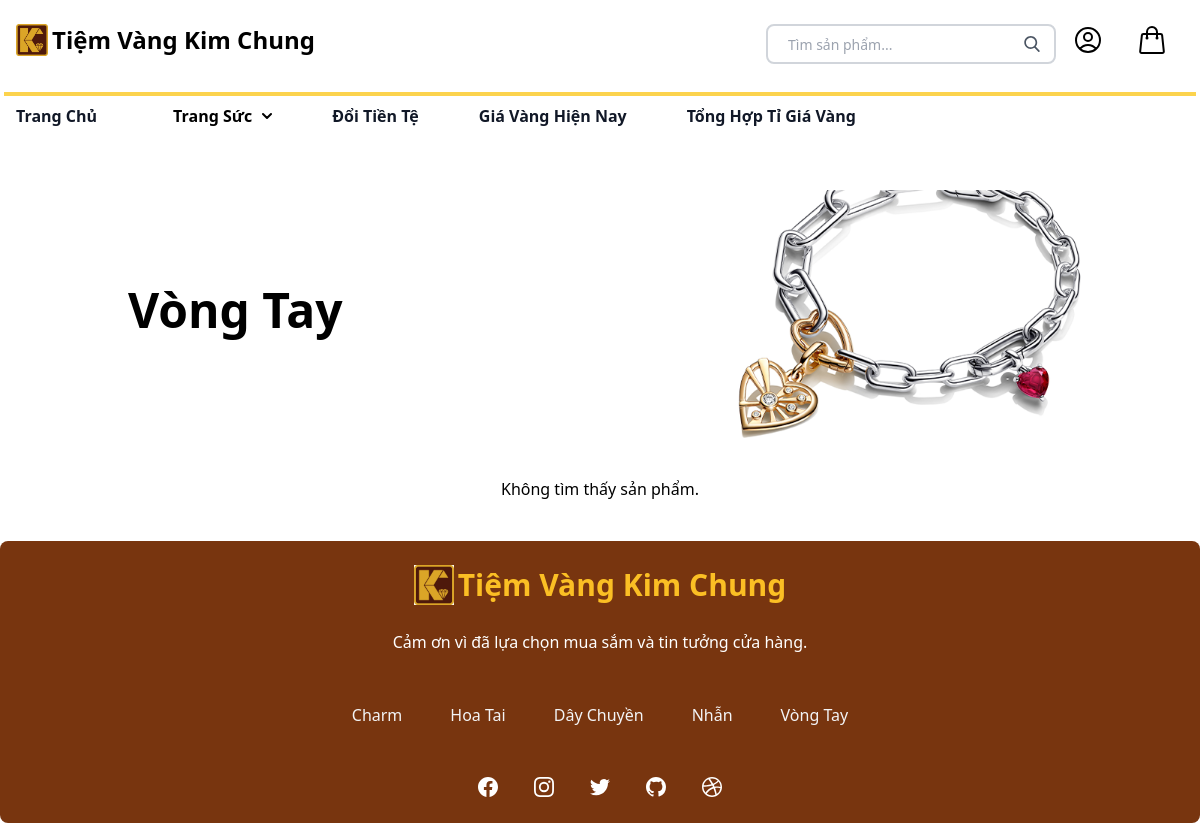
The page /home/vongtay.php on the database as committed earlier.
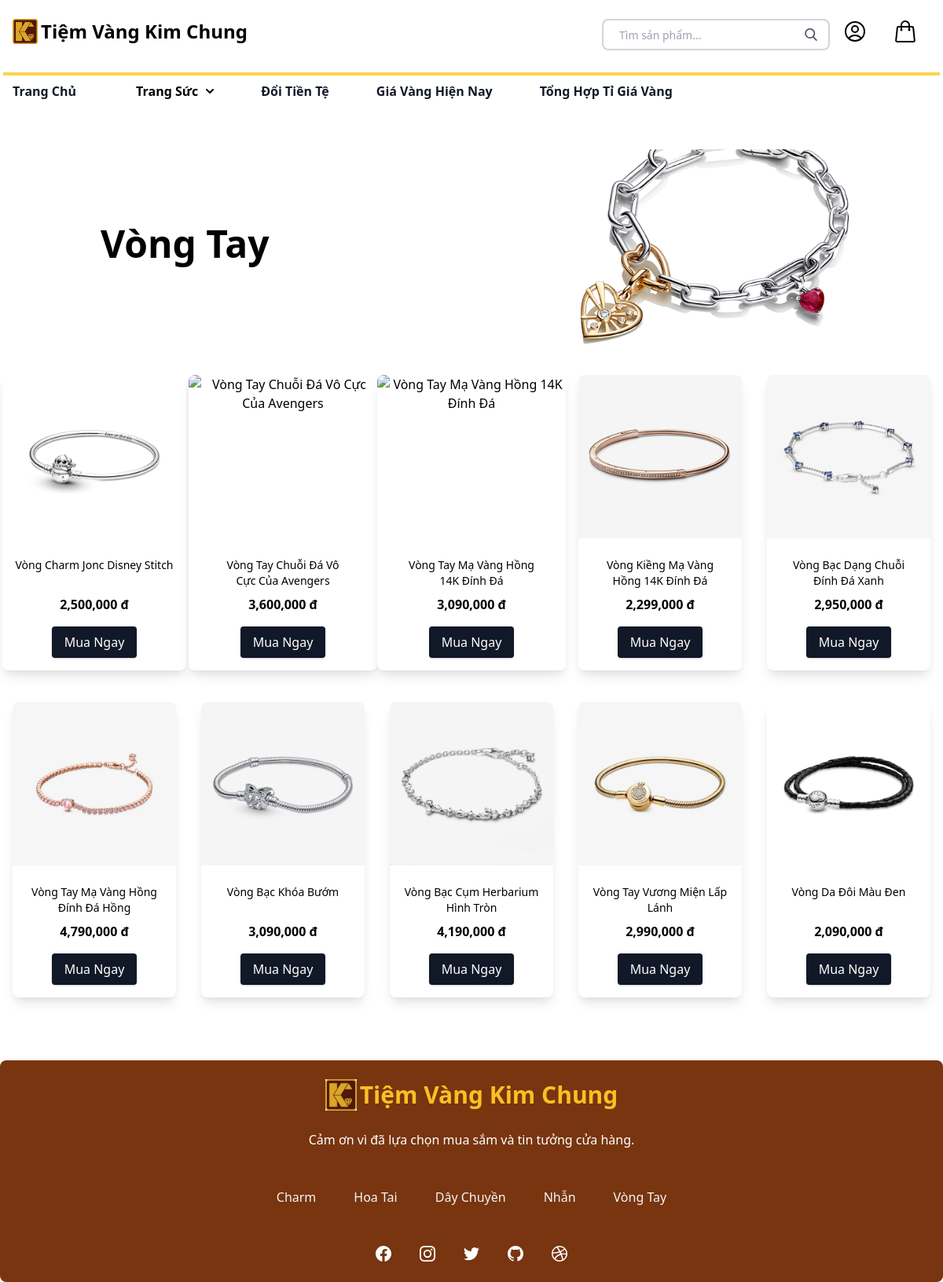
The same page on the database as committed later.
### tables this page shows
CREATE TABLE `sanpham` (
  `MaSanPham` int(5) NOT NULL,
  `TenSanPham` varchar(100) NOT NULL,
  `MaLoaiTrangSuc` int(5) NOT NULL,
  `GiaBan` float NOT NULL,
  `MaNhaCungCap` int(5) NOT NULL,
  `MoTa` varchar(1000) NOT NULL,
  `Anh` varchar(100) NOT NULL,
  `Anh2` varchar(100) NOT NULL,
  `Anh3` varchar(100) NOT NULL,
  `SoLuong` varchar(50) NOT NULL
);

### home/vongtay.php (the view, shortened to what this page needs)
<?php include '../home/header.php'; ?>
<section class="pt-10">
    <div class="relative pb-6">
        <img src="uploads/bg-vongtay.jpg" class="w-full h-full object-cover">
        <div class="absolute inset-0 flex items-start justify-start p-4 md:absolute md:pt-24 md:pl-32 ">
          <p class="md:text-5xl font-bold sm:text-xl">Vòng Tay</p>
        </div>
    </div>
    <div class="flex flex-wrap justify-center">
        <?php
        $query = "SELECT * FROM sanpham WHERE MaLoaiTrangSuc = 6";
        $result = mysqli_query($conn, $query);
        if (mysqli_num_rows($result) > 0) {
            while ($row = mysqli_fetch_assoc($result)) {
                $productTitle = $row['TenSanPham'];
                $productPrice = $row['GiaBan'];
                $productId = $row['MaSanPham'];
                $shortTitle = strlen($productTitle) > 30 ? wordwrap($productTitle, 30, "<br>", true) : $productTitle;
        ?>
        <div class="md:flex md:flex-row md:justify-center w-full md:w-1/5 pb-10 transition duration-300 transform hover:scale-110">
            <div class="max-w-sm mx-auto bg-white rounded-lg overflow-hidden shadow-lg h-full">
                <div class="text-center items-center">
                    <a href="xemchitiet.php?id=<?= $productId ?>" class="hover-trigger relative block">
                    </a>
                </div>
                <div class="p-4">
                    <h3 class="text-sm text-center mt-2" style="height: 40px; overflow: hidden;"><a href="xemchitiet.php?id=<?= $productId ?>"><?= $shortTitle ?></a></h3>
                    <p class="text-center font-bold mt-2"><?= number_format($productPrice, 0, '.', ',') ?> đ</p>
                    <div class="flex justify-center mt-4">
                        <a href="xemchitiet.php?id=<?= $productId ?>" class="inline-block px-4 py-2 bg-gray-900 hover:bg-yellow-600 text-white rounded shadow">Mua Ngay</a>
                    </div>
                </div>
            </div>
        </div>
        <?php
            }
        } else {
            echo "Không tìm thấy sản phẩm.";
        }
        ?>
    </div>
</section>
<?php include '../home/footer.php'; ?>

Rows that differ between the two databases and show on the page:
added sanpham: TenSanPham "Vòng Charm Jonc Disney Stitch", GiaBan "2,500,000"
added sanpham: TenSanPham "Vòng Tay Chuỗi Đá Vô Cực Của Avengers", GiaBan "3,600,000"
added sanpham: TenSanPham "Vòng Tay Mạ Vàng Hồng 14K Đính Đá", GiaBan "3,090,000"
added sanpham: TenSanPham "Vòng Kiềng Mạ Vàng Hồng 14K Đính Đá", GiaBan "2,299,000"
added sanpham: TenSanPham "Vòng Bạc Dạng Chuỗi Đính Đá Xanh", GiaBan "2,950,000"
added sanpham: TenSanPham "Vòng Tay Mạ Vàng Hồng Đính Đá Hồng", GiaBan "4,790,000"
added sanpham: TenSanPham "Vòng Bạc Khóa Bướm", GiaBan "3,090,000"
added sanpham: TenSanPham "Vòng Bạc Cụm Herbarium Hình Tròn", GiaBan "4,190,000"
added sanpham: TenSanPham "Vòng Tay Vương Miện Lấp Lánh", GiaBan "2,990,000"
added sanpham: TenSanPham "Vòng Da Đôi Màu Đen", GiaBan "2,090,000"
Other text that changed with them:
text no longer shown: "Không tìm thấy sản phẩm."
